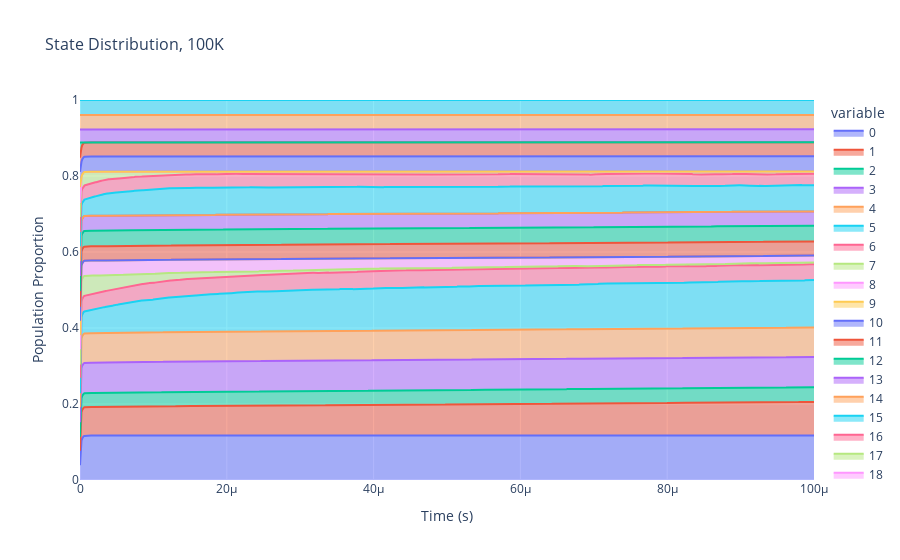

Notebook cell for this chart:
### Code cell
kmc_boltz.plot_top_n_states_stacked(
    n_show=-1,
    max_time=0.0001,
    title="State Distribution, {}K".format(T_kelvin),
    xlabel="Time (s)",
    ylabel="Population Proportion",
    save=True,
    show=True,
    save_name="./plots/Pt4H2_stacked_{}_top{}.png".format(T_kelvin, -1),
)

### Figure 1 — Plotly figure (JSON) as saved in the notebook; plotly's stock layout.template omitted (floating-point values rounded to 4 significant figures; data arrays with more than 128 entries replaced by an {"elided": "..."} marker saying what was removed)
{"data": [{"fillpattern": {"shape": ""}, "hovertemplate": "variable=0<br>x=%{x}<br>value=%{y}<extra></extra>", "legendgroup": "0", "line": {"color": "#636efa"}, "marker": {"symbol": "circle"}, "mode": "lines", "name": "0", "orientation": "v", "showlegend": true, "stackgroup": "1", "type": "scatter", "x": {"elided": "1000 float values"}, "xaxis": "x", "y": {"elided": "1000 float values"}, "yaxis": "y"}, {"fillpattern": {"shape": ""}, "hovertemplate": "variable=1<br>x=%{x}<br>value=%{y}<extra></extra>", "legendgroup": "1", "line": {"color": "#EF553B"}, "marker": {"symbol": "circle"}, "mode": "lines", "name": "1", "orientation": "v", "showlegend": true, "stackgroup": "1", "type": "scatter", "x": {"elided": "1000 float values"}, "xaxis": "x", "y": {"elided": "1000 float values"}, "yaxis": "y"}, {"fillpattern": {"shape": ""}, "hovertemplate": "variable=2<br>x=%{x}<br>value=%{y}<extra></extra>", "legendgroup": "2", "line": {"color": "#00cc96"}, "marker": {"symbol": "circle"}, "mode": "lines", "name": "2", "orientation": "v", "showlegend": true, "stackgroup": "1", "type": "scatter", "x": {"elided": "1000 float values"}, "xaxis": "x", "y": {"elided": "1000 float values"}, "yaxis": "y"}, {"fillpattern": {"shape": ""}, "hovertemplate": "variable=3<br>x=%{x}<br>value=%{y}<extra></extra>", "legendgroup": "3", "line": {"color": "#ab63fa"}, "marker": {"symbol": "circle"}, "mode": "lines", "name": "3", "orientation": "v", "showlegend": true, "stackgroup": "1", "type": "scatter", "x": {"elided": "1000 float values"}, "xaxis": "x", "y": {"elided": "1000 float values"}, "yaxis": "y"}, {"fillpattern": {"shape": ""}, "hovertemplate": "variable=4<br>x=%{x}<br>value=%{y}<extra></extra>", "legendgroup": "4", "line": {"color": "#FFA15A"}, "marker": {"symbol": "circle"}, "mode": "lines", "name": "4", "orientation": "v", "showlegend": true, "stackgroup": "1", "type": "scatter", "x": {"elided": "1000 float values"}, "xaxis": "x", "y": {"elided": "1000 float values"}, "yaxis": "y"}, {"fillpattern": {"shape": ""}, "hovertemplate": "variable=5<br>x=%{x}<br>value=%{y}<extra></extra>", "legendgroup": "5", "line": {"color": "#19d3f3"}, "marker": {"symbol": "circle"}, "mode": "lines", "name": "5", "orientation": "v", "showlegend": true, "stackgroup": "1", "type": "scatter", "x": {"elided": "1000 float values"}, "xaxis": "x", "y": {"elided": "1000 float values"}, "yaxis": "y"}, {"fillpattern": {"shape": ""}, "hovertemplate": "variable=6<br>x=%{x}<br>value=%{y}<extra></extra>", "legendgroup": "6", "line": {"color": "#FF6692"}, "marker": {"symbol": "circle"}, "mode": "lines", "name": "6", "orientation": "v", "showlegend": true, "stackgroup": "1", "type": "scatter", "x": {"elided": "1000 float values"}, "xaxis": "x", "y": {"elided": "1000 float values"}, "yaxis": "y"}, {"fillpattern": {"shape": ""}, "hovertemplate": "variable=7<br>x=%{x}<br>value=%{y}<extra></extra>", "legendgroup": "7", "line": {"color": "#B6E880"}, "marker": {"symbol": "circle"}, "mode": "lines", "name": "7", "orientation": "v", "showlegend": true, "stackgroup": "1", "type": "scatter", "x": {"elided": "1000 float values"}, "xaxis": "x", "y": {"elided": "1000 float values"}, "yaxis": "y"}, {"fillpattern": {"shape": ""}, "hovertemplate": "variable=8<br>x=%{x}<br>value=%{y}<extra></extra>", "legendgroup": "8", "line": {"color": "#FF97FF"}, "marker": {"symbol": "circle"}, "mode": "lines", "name": "8", "orientation": "v", "showlegend": true, "stackgroup": "1", "type": "scatter", "x": {"elided": "1000 float values"}, "xaxis": "x", "y": {"elided": "1000 float values"}, "yaxis": "y"}, {"fillpattern": {"shape": ""}, "hovertemplate": "variable=9<br>x=%{x}<br>value=%{y}<extra></extra>", "legendgroup": "9", "line": {"color": "#FECB52"}, "marker": {"symbol": "circle"}, "mode": "lines", "name": "9", "orientation": "v", "showlegend": true, "stackgroup": "1", "type": "scatter", "x": {"elided": "1000 float values"}, "xaxis": "x", "y": {"elided": "1000 float values"}, "yaxis": "y"}, {"fillpattern": {"shape": ""}, "hovertemplate": "variable=10<br>x=%{x}<br>value=%{y}<extra></extra>", "legendgroup": "10", "line": {"color": "#636efa"}, "marker": {"symbol": "circle"}, "mode": "lines", "name": "10", "orientation": "v", "showlegend": true, "stackgroup": "1", "type": "scatter", "x": {"elided": "1000 float values"}, "xaxis": "x", "y": {"elided": "1000 float values"}, "yaxis": "y"}, {"fillpattern": {"shape": ""}, "hovertemplate": "variable=11<br>x=%{x}<br>value=%{y}<extra></extra>", "legendgroup": "11", "line": {"color": "#EF553B"}, "marker": {"symbol": "circle"}, "mode": "lines", "name": "11", "orientation": "v", "showlegend": true, "stackgroup": "1", "type": "scatter", "x": {"elided": "1000 float values"}, "xaxis": "x", "y": {"elided": "1000 float values"}, "yaxis": "y"}, {"fillpattern": {"shape": ""}, "hovertemplate": "variable=12<br>x=%{x}<br>value=%{y}<extra></extra>", "legendgroup": "12", "line": {"color": "#00cc96"}, "marker": {"symbol": "circle"}, "mode": "lines", "name": "12", "orientation": "v", "showlegend": true, "stackgroup": "1", "type": "scatter", "x": {"elided": "1000 float values"}, "xaxis": "x", "y": {"elided": "1000 float values"}, "yaxis": "y"}, {"fillpattern": {"shape": ""}, "hovertemplate": "variable=13<br>x=%{x}<br>value=%{y}<extra></extra>", "legendgroup": "13", "line": {"color": "#ab63fa"}, "marker": {"symbol": "circle"}, "mode": "lines", "name": "13", "orientation": "v", "showlegend": true, "stackgroup": "1", "type": "scatter", "x": {"elided": "1000 float values"}, "xaxis": "x", "y": {"elided": "1000 float values"}, "yaxis": "y"}, {"fillpattern": {"shape": ""}, "hovertemplate": "variable=14<br>x=%{x}<br>value=%{y}<extra></extra>", "legendgroup": "14", "line": {"color": "#FFA15A"}, "marker": {"symbol": "circle"}, "mode": "lines", "name": "14", "orientation": "v", "showlegend": true, "stackgroup": "1", "type": "scatter", "x": {"elided": "1000 float values"}, "xaxis": "x", "y": {"elided": "1000 float values"}, "yaxis": "y"}, {"fillpattern": {"shape": ""}, "hovertemplate": "variable=15<br>x=%{x}<br>value=%{y}<extra></extra>", "legendgroup": "15", "line": {"color": "#19d3f3"}, "marker": {"symbol": "circle"}, "mode": "lines", "name": "15", "orientation": "v", "showlegend": true, "stackgroup": "1", "type": "scatter", "x": {"elided": "1000 float values"}, "xaxis": "x", "y": {"elided": "1000 float values"}, "yaxis": "y"}, {"fillpattern": {"shape": ""}, "hovertemplate": "variable=16<br>x=%{x}<br>value=%{y}<extra></extra>", "legendgroup": "16", "line": {"color": "#FF6692"}, "marker": {"symbol": "circle"}, "mode": "lines", "name": "16", "orientation": "v", "showlegend": true, "stackgroup": "1", "type": "scatter", "x": {"elided": "1000 float values"}, "xaxis": "x", "y": {"elided": "1000 float values"}, "yaxis": "y"}, {"fillpattern": {"shape": ""}, "hovertemplate": "variable=17<br>x=%{x}<br>value=%{y}<extra></extra>", "legendgroup": "17", "line": {"color": "#B6E880"}, "marker": {"symbol": "circle"}, "mode": "lines", "name": "17", "orientation": "v", "showlegend": true, "stackgroup": "1", "type": "scatter", "x": {"elided": "1000 float values"}, "xaxis": "x", "y": {"elided": "1000 float values"}, "yaxis": "y"}, {"fillpattern": {"shape": ""}, "hovertemplate": "variable=18<br>x=%{x}<br>value=%{y}<extra></extra>", "legendgroup": "18", "line": {"color": "#FF97FF"}, "marker": {"symbol": "circle"}, "mode": "lines", "name": "18", "orientation": "v", "showlegend": true, "stackgroup": "1", "type": "scatter", "x": {"elided": "1000 float values"}, "xaxis": "x", "y": {"elided": "1000 float values"}, "yaxis": "y"}, {"fillpattern": {"shape": ""}, "hovertemplate": "variable=19<br>x=%{x}<br>value=%{y}<extra></extra>", "legendgroup": "19", "line": {"color": "#FECB52"}, "marker": {"symbol": "circle"}, "mode": "lines", "name": "19", "orientation": "v", "showlegend": true, "stackgroup": "1", "type": "scatter", "x": {"elided": "1000 float values"}, "xaxis": "x", "y": {"elided": "1000 float values"}, "yaxis": "y"}, {"fillpattern": {"shape": ""}, "hovertemplate": "variable=20<br>x=%{x}<br>value=%{y}<extra></extra>", "legendgroup": "20", "line": {"color": "#636efa"}, "marker": {"symbol": "circle"}, "mode": "lines", "name": "20", "orientation": "v", "showlegend": true, "stackgroup": "1", "type": "scatter", "x": {"elided": "1000 float values"}, "xaxis": "x", "y": {"elided": "1000 float values"}, "yaxis": "y"}, {"fillpattern": {"shape": ""}, "hovertemplate": "variable=21<br>x=%{x}<br>value=%{y}<extra></extra>", "legendgroup": "21", "line": {"color": "#EF553B"}, "marker": {"symbol": "circle"}, "mode": "lines", "name": "21", "orientation": "v", "showlegend": true, "stackgroup": "1", "type": "scatter", "x": {"elided": "1000 float values"}, "xaxis": "x", "y": {"elided": "1000 float values"}, "yaxis": "y"}, {"fillpattern": {"shape": ""}, "hovertemplate": "variable=22<br>x=%{x}<br>value=%{y}<extra></extra>", "legendgroup": "22", "line": {"color": "#00cc96"}, "marker": {"symbol": "circle"}, "mode": "lines", "name": "22", "orientation": "v", "showlegend": true, "stackgroup": "1", "type": "scatter", "x": {"elided": "1000 float values"}, "xaxis": "x", "y": {"elided": "1000 float values"}, "yaxis": "y"}, {"fillpattern": {"shape": ""}, "hovertemplate": "variable=23<br>x=%{x}<br>value=%{y}<extra></extra>", "legendgroup": "23", "line": {"color": "#ab63fa"}, "marker": {"symbol": "circle"}, "mode": "lines", "name": "23", "orientation": "v", "showlegend": true, "stackgroup": "1", "type": "scatter", "x": {"elided": "1000 float values"}, "xaxis": "x", "y": {"elided": "1000 float values"}, "yaxis": "y"}, {"fillpattern": {"shape": ""}, "hovertemplate": "variable=24<br>x=%{x}<br>value=%{y}<extra></extra>", "legendgroup": "24", "line": {"color": "#FFA15A"}, "marker": {"symbol": "circle"}, "mode": "lines", "name": "24", "orientation": "v", "showlegend": true, "stackgroup": "1", "type": "scatter", "x": {"elided": "1000 float values"}, "xaxis": "x", "y": {"elided": "1000 float values"}, "yaxis": "y"}, {"fillpattern": {"shape": ""}, "hovertemplate": "variable=25<br>x=%{x}<br>value=%{y}<extra></extra>", "legendgroup": "25", "line": {"color": "#19d3f3"}, "marker": {"symbol": "circle"}, "mode": "lines", "name": "25", "orientation": "v", "showlegend": true, "stackgroup": "1", "type": "scatter", "x": {"elided": "1000 float values"}, "xaxis": "x", "y": {"elided": "1000 float values"}, "yaxis": "y"}], "layout": {"legend": {"title": {"text": "variable"}, "tracegroupgap": 0}, "showlegend": true, "title": {"font": {"size": 16}, "text": "State Distribution, 100K"}, "xaxis": {"anchor": "y", "domain": [0, 1], "range": [0, 0.0001], "title": {"font": {"size": 14}, "text": "Time (s)"}}, "yaxis": {"anchor": "x", "domain": [0, 1], "range": [0, 1], "title": {"font": {"size": 14}, "text": "Population Proportion"}}}}
